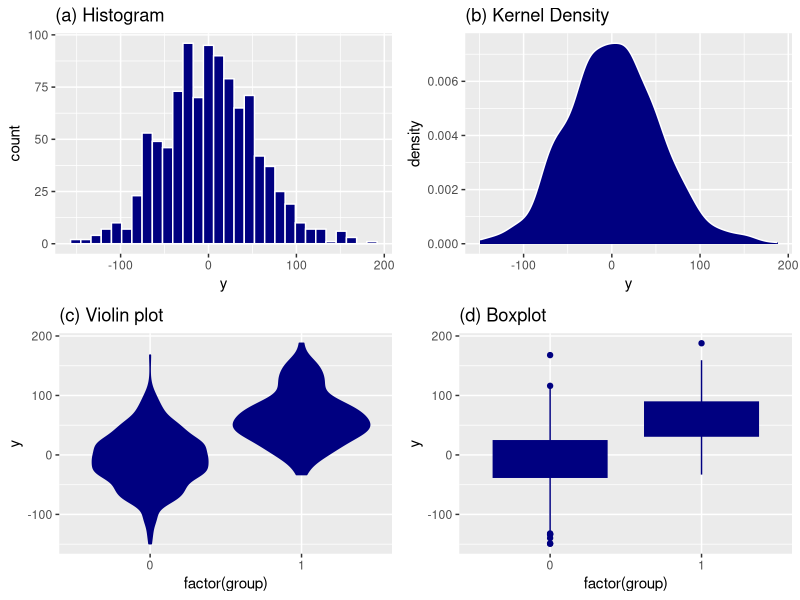
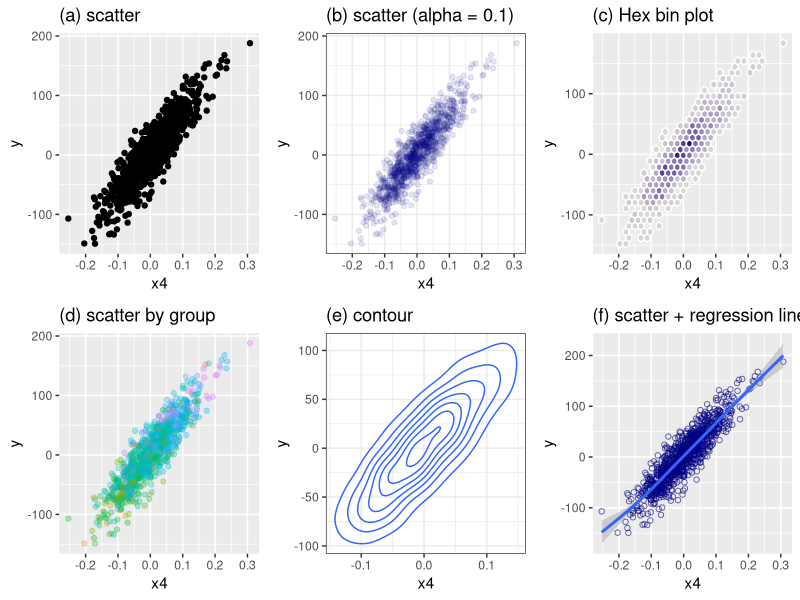

Generate these figures, in order, with R:
## ---- chunk 1


library(ggplot2)
library(gridExtra)
datagen <- function(n, mu, sd, p_list){
  x1    <- rnorm(n, mu, sd) #master variable
  df <- data.frame(x1)
  
  for(p in p_list){
    
    #Set up parameters
    theta <- acos(p)  # corr angle
    x2    <- rnorm(n, mu, sd)  # create a random dataset
    ds     <- cbind(x1, x2) 
    cent  <- scale(ds, center=TRUE, scale=FALSE)   # centered columns (mean 0)
    
    Imat   <- diag(n)                               # identity matrix
    Q    <- qr.Q(qr(cent[ , 1, drop=FALSE]))      # QR-decomposition, just matrix Q
    P    <- tcrossprod(Q)          # = Q Q'       # projection onto space defined by x1
    x2o  <- (Imat - P) %*% cent[ , 2]                 # x2ctr made orthogonal to x1ctr
    Xc2  <- cbind(cent[ , 1], x2o)                # bind to matrix
    Y    <- Xc2 %*% diag(1/sqrt(colSums(Xc2^2)))  # scale columns to length 1
    
    x <- Y[ , 2] + (1 / tan(theta)) * Y[ , 1]     # new correlated vec
    cor(x1, x)  
    df <- cbind(df,x) #
  }
  colnames(df)<- c("x",paste0("x",p_list))
  return(df)
}
## ---- chunk 2
#Create simulated data
  df <- datagen(1000, 0, 50, c(0.1,0.5,0.7,0.9))
#Rename variables
  colnames(df)<-c("y","x1","x2","x3","x4")
#Groups
  df$group <- 0
  df$group[df$x3>0.05] <-1

#Graphs
  base <- ggplot(df, aes(y)) 
  
#Histogram
  m1 <- base + ggtitle("(a) Histogram")+  geom_histogram(colour = "white", fill = "navy")
  
#K-density
  m2 <-  base + ggtitle("(b) Kernel Density")+ geom_density(colour = "white", fill = "navy")
  
#Violin Plot
  m3 <- ggplot(df, aes(factor(group),y))  + geom_violin(colour = "navy", fill = "navy")  + ggtitle("(c) Violin plot")

#Boxplot
  m4 <- ggplot(df, aes(factor(group),y)) + geom_boxplot(colour = "navy", fill = "navy")  + ggtitle("(d) Boxplot")

#Arrange graphs into 2 columns
  grid.arrange(m1, m2, m3, m4, ncol=2)
## ---- chunk 3

##Scatter plot
p = ggplot(df,aes(x=x4,y=y))  +
  xlab("x4") +
  ylab("y")
p1 = p + geom_point() + ggtitle("(a) scatter")
p2 = p + geom_point(alpha = 0.1, colour="navy") +
  theme_bw() + ggtitle("(b) scatter (alpha = 0.1)")

##Hexbin 
p3 = p +
  stat_bin_hex(colour="white", na.rm=TRUE,alpha=0.9) +
  scale_fill_gradientn(colours=c("lightgrey","navy"), name = "Frequency", na.value=NA) + 
  guides(fill=FALSE) + ggtitle("(c) Hex bin plot")

#Scatter by Group
p4  = ggplot(df,aes(x=x4,y=y,colour=as.factor(round(x2*10,1)*20)))+
      ggtitle("(d) scatter by group") + theme(legend.position="none") +
      geom_point(alpha = 0.3)

#Contour graph
p5  = p + ggtitle("(e) contour")+ 
      geom_density2d() + 
      theme_bw()

#Scatter plot with regression line (locally weighted smoother)
p6 = ggplot(df, aes(x=x4, y=y)) + ggtitle("(f) scatter + regression line")+
    geom_point(shape=1,alpha = 0.6, colour="navy") + 
    geom_smooth() 

#Arrange graphs
  grid.arrange(p1,p2,p3,p4,p5,p6, ncol=3)
 
